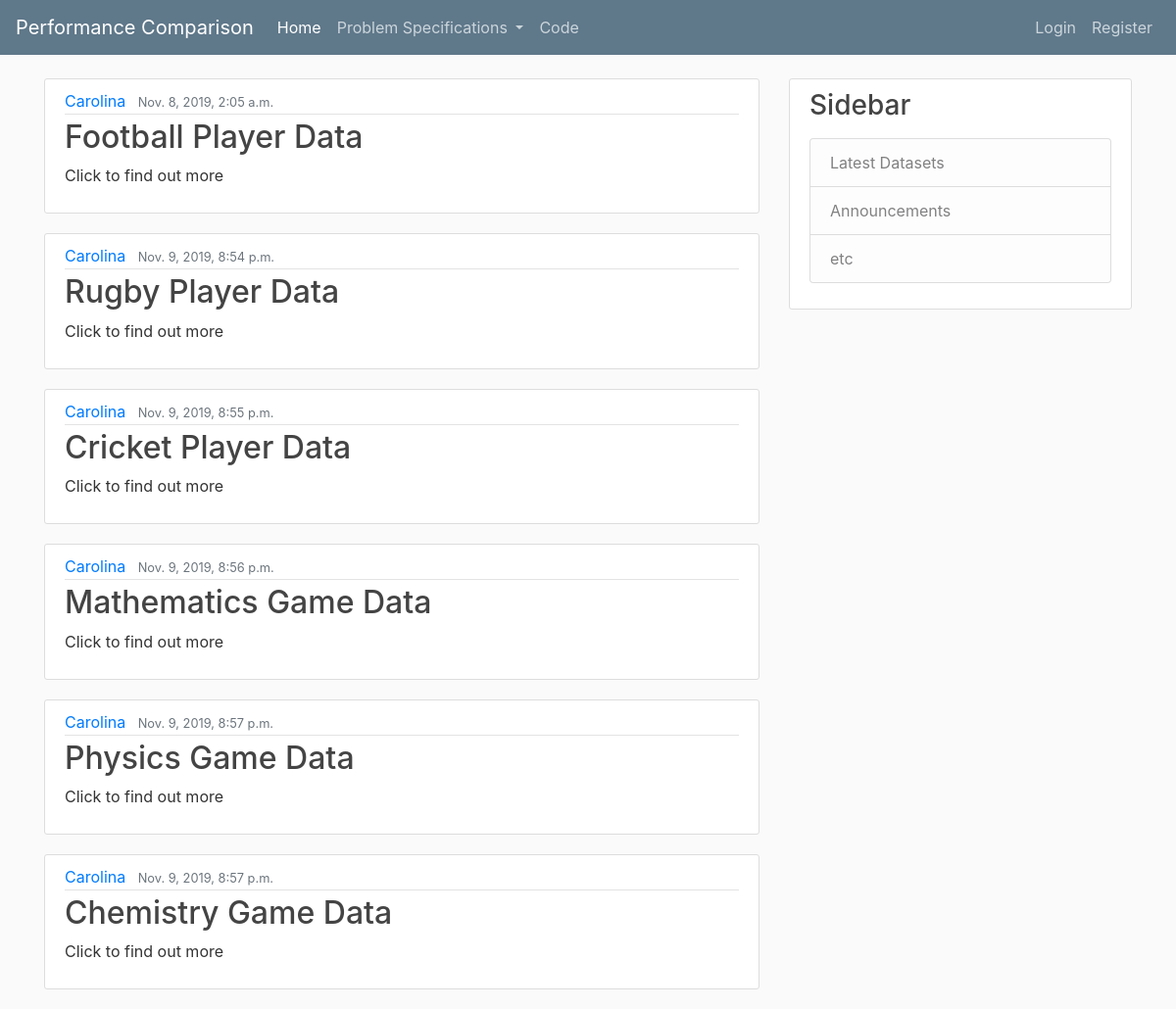
Page /datasets/ on the committed database.
### compare/models.py (models this page shows, shortened)
class Datasets(models.Model):
    title = models.CharField(max_length=100)
    content = models.TextField()
    date_posted = models.DateTimeField(default=timezone.now)
    author = models.CharField(max_length=100)

### compare/views.py (the view)
# urls.py: path('datasets/', views.datasets, name='compare-datasets'),
def datasets(request):
	context = {
		'datasets': Datasets.objects.all()
	}
	return render(request, 'compare/datasets.html', context)

### compare/templates/compare/datasets.html
{% extends "compare/base.html" %}
{% block content %}
    {% for data in datasets %}
        <article class="media content-section">
          <div class="media-body">
            <div class="article-metadata">
              <a class="mr-2" href="#">{{ data.author }}</a>
              <small class="text-muted">{{ data.date_posted }}</small>
            </div>
            <h2><a class="article-title" href="compare/information.html">{{ data.title }}</a></h2>
            <p class="article-content">{{ data.content }}</p>
          </div>
        </article>
    {% endfor %}
{% endblock content %}

### compare/templates/compare/base.html (shortened to what this page needs)
{% load static %}
<!DOCTYPE html>
<html>
<head>
    <link rel="stylesheet" href="https://maxcdn.bootstrapcdn.com/bootstrap/4.0.0/css/bootstrap.min.css">
    <link rel="stylesheet" type="text/css" href="{% static 'compare/main.css' %}">
</head>
<body>
    <header class="site-header">
      <nav class="navbar navbar-expand-md navbar-dark bg-steel fixed-top">
        <a class="navbar-brand" href="{% url 'compare-home' %}">Performance Comparison</a>
        <div class="collapse navbar-collapse" id="navbarSupportedContent">
          <ul class="navbar-nav mr-auto">
            <li class="nav-item active">
              <a class="nav-link" href="{% url 'compare-home' %}">Home <span class="sr-only">Home</span></a>
            </li>
            <li class="nav-item dropdown">
              <a class="nav-link dropdown-toggle" href="#" id="navbarDropdown" role="button" data-toggle="dropdown" aria-haspopup="true" aria-expanded="false">
                Problem Specifications
              </a>
            </li>
            <li class="nav-item">
              <a class="nav-link" href="{% url 'compare-about' %}">Code</a>
            </li>
          </ul>
          <div class="navbar-nav">
                    {% if user.is_authenticated %}
                    <a class="nav-item nav-link" href="{% url 'profile' %}">Profile</a>
                    <a class="nav-item nav-link" href="{% url 'logout' %}">Logout</a>
                    {% else %}
                    <a class="nav-item nav-link" href="{% url 'login' %}">Login</a>
                    <a class="nav-item nav-link" href="{% url 'register' %}">Register</a>
                    {% endif %}
                  </div>
        </div>
      </nav>
    </header>
    <main role="main" class="container">
      <div class="row">
        <div class="col-md-8">
          {% block content %}{% endblock %}
        </div>
        <div class="col-md-4">
          <div class="content-section">
            <h3>Sidebar</h3>
            <p class='text-muted'>
              <ul class="list-group">
                <li class="list-group-item list-group-item-light">Latest Datasets</li>
                <li class="list-group-item list-group-item-light">Announcements</li>
                <li class="list-group-item list-group-item-light">etc</li>
              </ul>
            </p>
          </div>
        </div>
      </div>
    </main>
</body>
</html>

### compare/static/compare/main.css (style rules this page uses)
body { background: #fafafa; color: #333333; margin-top: 5rem; }
h1, h2, h3, h4, h5, h6 { color: #444444; }
ul { margin: 0; }
.bg-steel { background-color: #5f788a; }
.site-header .navbar-nav .nav-link { color: #cbd5db; }
.content-section { background: #ffffff; padding: 10px 20px; border: 1px solid #dddddd; border-radius: 3px; margin-bottom: 20px; }
.article-title { color: #444444; }
.article-content { white-space: pre-line; }
.article-metadata { padding-bottom: 1px; margin-bottom: 4px; border-bottom: 1px solid #e3e3e3 }

### rows in the picture
Datasets: author "Carolina", date_posted "Nov. 8, 2019, 2:05 a.m.", title "Football Player Data", content "Click to find out more"
Datasets: author "Carolina", date_posted "Nov. 9, 2019, 8:54 p.m.", title "Rugby Player Data", content "Click to find out more"
Datasets: author "Carolina", date_posted "Nov. 9, 2019, 8:55 p.m.", title "Cricket Player Data", content "Click to find out more"
Datasets: author "Carolina", date_posted "Nov. 9, 2019, 8:56 p.m.", title "Mathematics Game Data", content "Click to find out more"
Datasets: author "Carolina", date_posted "Nov. 9, 2019, 8:57 p.m.", title "Physics Game Data", content "Click to find out more"
Datasets: author "Carolina", date_posted "Nov. 9, 2019, 8:57 p.m.", title "Chemistry Game Data", content "Click to find out more"
